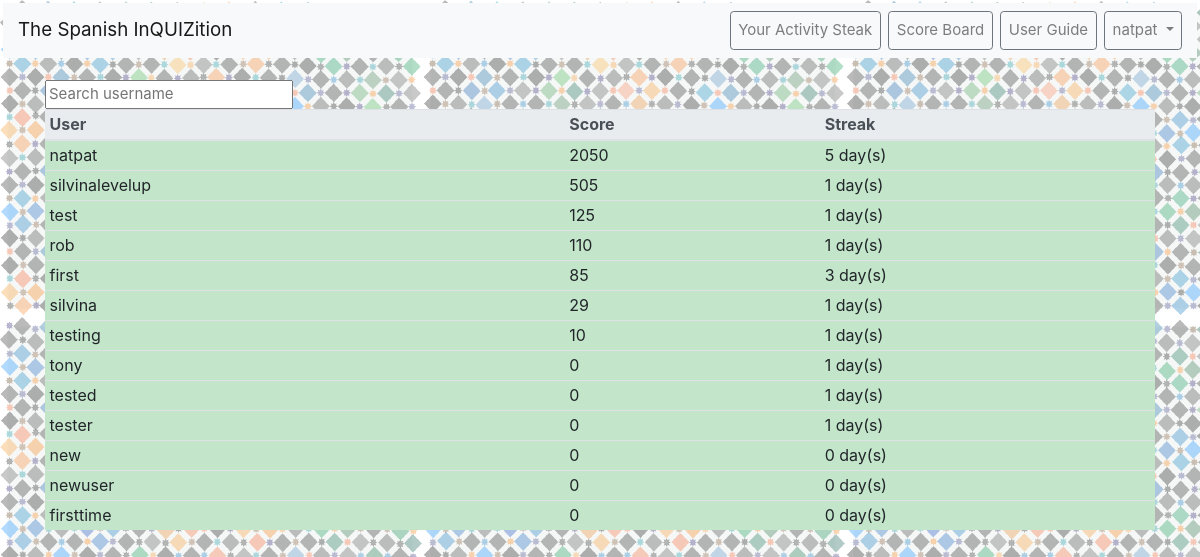
Before: /courses/scoreboard/ (signed in) with the older database file.
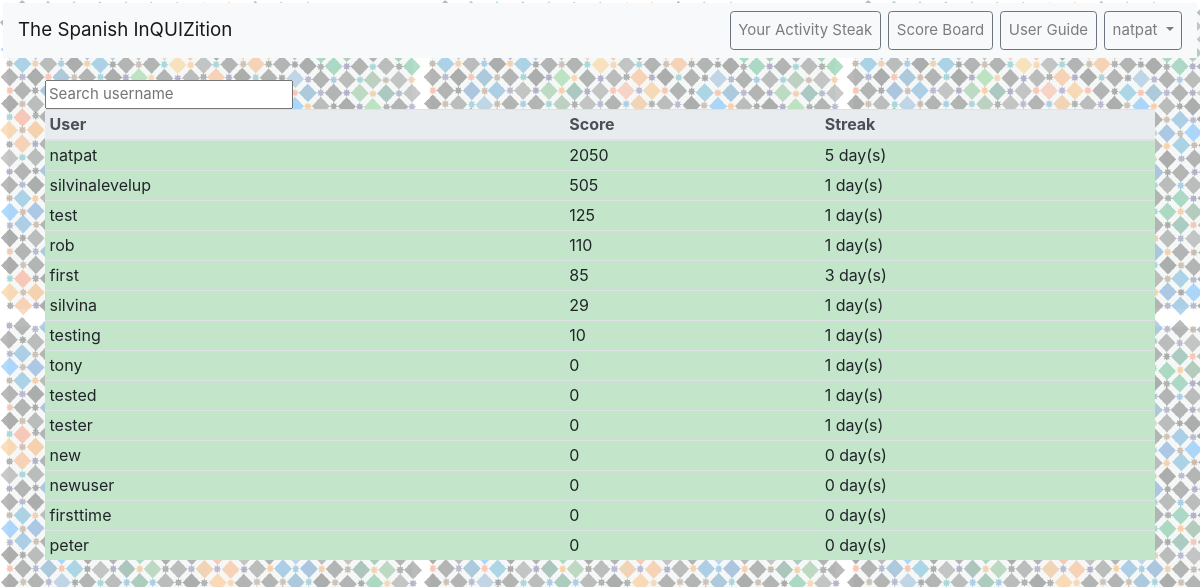
After: the same page with the newer database file.
### users/models.py (models this page shows)
class CustomUser(AbstractUser):
    points = models.PositiveIntegerField(null=False, blank=False, default=0)

### courses/views.py (the view)
# urls.py: path('scoreboard/', ScoreBoard.as_view(), name='scoreboard'),
class ScoreBoard(LoginRequiredMixin,View):
    template_name = 'scoreboard.html'
    def get(self, request):
        users = PlayerScore.objects.all()
        userDict = dict()
        for item in users:
            userDict[item.user] = [item.score, ]
        rankedUsers = sorted(userDict.items(), key=lambda x: x[1], reverse=True)
        for key in userDict:
            days = PlayerScore.objects.filter(user=key).first()
            day = getattr(days, 'day_streak')
            userDict[key].append(day)
        context = {
            'users': len(rankedUsers),
            'ranked': rankedUsers,
        }
        return render(request, self.template_name, context)

### templates/scoreboard.html (shortened to what this page needs)
{% extends 'base.html' %}
{% block content %}
<body  class="home">
<div id = "users2">
  <input type="text" class="search" placeholder="Search username" />
<table class="table table-hover table-sm" id="score-table">
  <thead class="thead-light">
    <tr>
      <th scope="col" class="sort" data-sort="name">User</th>
      <th scope="col" class="sort" data-sort="score">Score</th>
      <th scope="col" class="sort" data-sort="streak">Streak</th>
    </tr>
  </thead>
  <tbody class="list">
  {% for obj in ranked %}
  <tr class="table-success">
      <td class="name">{{ obj.0 }}</td>
      <td class="score">{{ obj.1.0 }}</td>
      <td class="streak">{{ obj.1.1 }} day(s)</td>
  </tr>
  {% endfor %}
  </tbody>
</table>
</div>
</body>
{% endblock content %}

### templates/base.html (shortened to what this page needs)
{% load static from staticfiles %}
<html lang="es">
  <head>
    <link rel="stylesheet" href="https://stackpath.bootstrapcdn.com/bootstrap/4.1.3/css/bootstrap.min.css"
>
    <link rel="stylesheet" href="{% static 'base.css' %}">
  </head>
  <body>
  <div class="background" style="background=color:white">
    <nav class="navbar navbar-expand-md navbar-light bg-light mb-4">
      <a class="navbar-brand" href="{% url 'home' %}">The Spanish InQUIZition</a>
      <div class="collapse navbar-collapse" id="navbarCollapse">
        {% if user.is_authenticated %}
          <ul class="navbar-nav ml-auto">
            <li class="nav-item">
              <a class = "nav-link btn btn-outline-secondary" href="{% url 'profile' %}">Your Activity Steak</a></li>
            <li class="nav-item">
              <a class="nav-link btn btn-outline-secondary ml-2" href="{% url 'scoreboard' %}" >Score Board</a></li>
            <li class="nav-item">
              <a class="nav-link btn btn-outline-secondary ml-2" href="{% url 'instructions' %}">User Guide</a></li>
              <a class="nav-link dropdown-toggle btn btn-outline-secondary ml-2" href="#" id="userMenu" data-toggle="dropdown" aria-haspopup="true" aria-expanded="false">
                {{ user.username }}
              </a>
          </ul>
        {% endif %}
      </div>
    </nav>
    <div class="container">
      {% block content %}
      {% endblock content %}
    </div>
  </div>
  </body>
</html>

### static/base.css (style rules this page uses)
.home { margin:3px; background-image: url(/static/tile4.png); background-repeat: repeat; background-color: white; }
html { font-family: sans-serif; font-size: 15px; line-height: 1.4; color: #444; }
.sort { cursor:pointer; }

Changed rows visible on the page:
added CustomUser: username "peter", obj "0"
